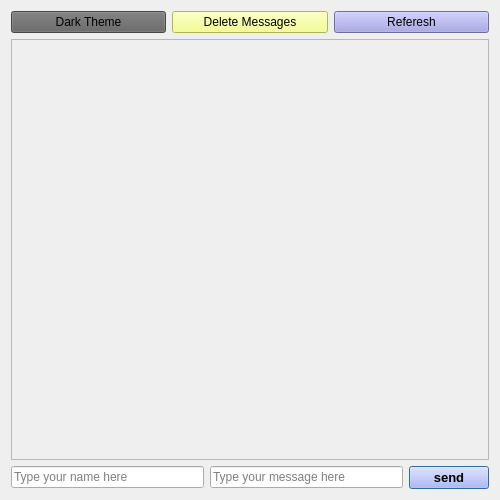
<?xml version="1.0" encoding="UTF-8"?>
<ui version="4.0">
 <class>mainwindow</class>
 <widget class="QWidget" name="mainwindow">
  <property name="geometry">
   <rect>
    <x>0</x>
    <y>0</y>
    <width>500</width>
    <height>500</height>
   </rect>
  </property>
  <property name="maximumSize">
   <size>
    <width>500</width>
    <height>500</height>
   </size>
  </property>
  <property name="windowTitle">
   <string>Messenger-v0.0</string>
  </property>
  <property name="autoFillBackground">
   <bool>false</bool>
  </property>
  <property name="styleSheet">
   <string notr="true">border-top-color: rgb(170, 255, 127);</string>
  </property>
  <layout class="QVBoxLayout" name="verticalLayout_2">
   <item>
    <layout class="QHBoxLayout" name="horizontalLayout_2">
     <item>
      <widget class="QPushButton" name="btn_dark">
       <property name="styleSheet">
        <string notr="true">background-color: rgb(99, 99, 99);</string>
       </property>
       <property name="text">
        <string>Dark Theme</string>
       </property>
      </widget>
     </item>
     <item>
      <widget class="QPushButton" name="btn_del_all">
       <property name="styleSheet">
        <string notr="true">background-color: rgb(243, 255, 116);</string>
       </property>
       <property name="text">
        <string>Delete Messages</string>
       </property>
      </widget>
     </item>
     <item>
      <widget class="QPushButton" name="btn_ref">
       <property name="styleSheet">
        <string notr="true">background-color: rgb(152, 152, 226);</string>
       </property>
       <property name="text">
        <string>Referesh</string>
       </property>
      </widget>
     </item>
    </layout>
   </item>
   <item>
    <widget class="QScrollArea" name="scrl">
     <property name="autoFillBackground">
      <bool>true</bool>
     </property>
     <property name="widgetResizable">
      <bool>true</bool>
     </property>
     <widget class="QWidget" name="scrollAreaWidgetContents">
      <property name="geometry">
       <rect>
        <x>0</x>
        <y>0</y>
        <width>480</width>
        <height>419</height>
       </rect>
      </property>
      <layout class="QGridLayout" name="gridLayout">
       <item row="1" column="0">
        <layout class="QGridLayout" name="gl_messages"/>
       </item>
      </layout>
     </widget>
    </widget>
   </item>
   <item>
    <layout class="QHBoxLayout" name="horizontalLayout">
     <item>
      <widget class="QLineEdit" name="tb_name">
       <property name="sizeIncrement">
        <size>
         <width>1</width>
         <height>0</height>
        </size>
       </property>
       <property name="placeholderText">
        <string>Type your name here</string>
       </property>
      </widget>
     </item>
     <item>
      <widget class="QLineEdit" name="tb_text">
       <property name="placeholderText">
        <string>Type your message here</string>
       </property>
      </widget>
     </item>
     <item>
      <widget class="QPushButton" name="btn_send">
       <property name="font">
        <font>
         <pointsize>10</pointsize>
         <weight>75</weight>
         <bold>true</bold>
        </font>
       </property>
       <property name="styleSheet">
        <string notr="true">background-color: rgb(170, 170, 255);</string>
       </property>
       <property name="text">
        <string>send</string>
       </property>
       <property name="shortcut">
        <string>Return</string>
       </property>
       <property name="autoDefault">
        <bool>true</bool>
       </property>
       <property name="default">
        <bool>true</bool>
       </property>
      </widget>
     </item>
    </layout>
   </item>
  </layout>
 </widget>
 <resources/>
 <connections/>
</ui>
